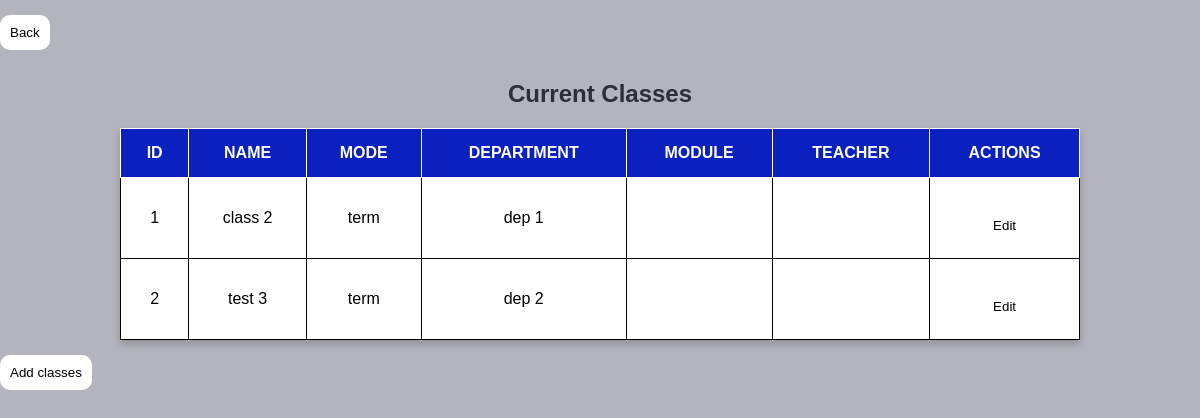
Page /php/viewclass.php (signed in) on the earlier database version.
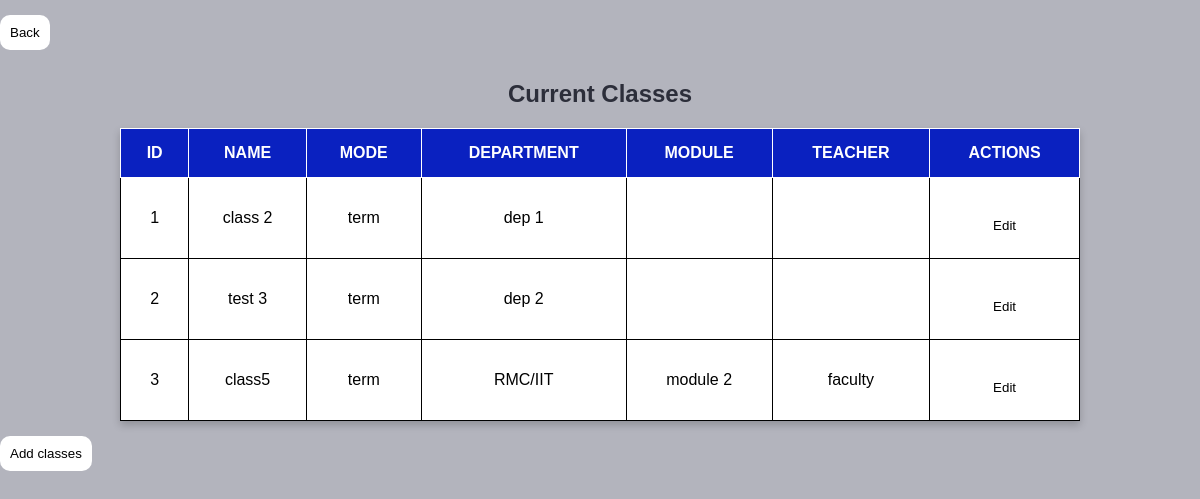
Same page on the later database version.
### tables this page shows
CREATE TABLE `class` (
  `ID` int(11) NOT NULL,
  `NAME` varchar(50) DEFAULT NULL,
  `STUDENT_ID` varchar(50) DEFAULT NULL,
  `TEACHER_ID` varchar(50) DEFAULT NULL,
  `MODULES_ID` varchar(50) DEFAULT NULL,
  `MODE` varchar(10) DEFAULT NULL,
  `DEPARTMENT_ID` int(11) DEFAULT NULL
);

CREATE TABLE `department` (
  `ID` int(11) NOT NULL,
  `NAME` varchar(50) DEFAULT NULL
);

CREATE TABLE `modules` (
  `ID` int(11) NOT NULL,
  `NAME` varchar(50) NOT NULL,
  `YEAR` year(4) DEFAULT NULL,
  `SEMESTER` varchar(50) DEFAULT NULL,
  `TERMS` varchar(50) DEFAULT NULL,
  `STAFF_ID` varchar(50) DEFAULT NULL
);

CREATE TABLE `faculty` (
  `ID` int(11) NOT NULL,
  `NAME` varchar(50) DEFAULT NULL,
  `EMAIL` varchar(50) DEFAULT NULL,
  `PHONE_NUMBER` int(8) DEFAULT NULL,
  `DEPARTMENT` varchar(50) DEFAULT NULL,
  `PASSWORD_HASH` char(60) DEFAULT NULL,
  `CREATED_AT` timestamp(6) NOT NULL DEFAULT current_timestamp(6),
  `UPDATED_AT` timestamp(6) NOT NULL DEFAULT current_timestamp(6),
  `ROLE_ID` varchar(11) DEFAULT NULL
);

### php/viewclass.php (the view, shortened to what this page needs)
<?php
$conn = db_connect();
if ($_SESSION['role'] == 3){
    $redirect = "admin_dashboard.php";
}elseif($_SESSION['role'] == 2)
    $redirect = "faculty_dashboard.php";
$stmt = $conn->prepare("SELECT class.id, class.name as classname, class.mode, department.name as depname, faculty.name as teacher, modules.name as modulename
                        FROM class
                        LEFT JOIN department ON class.department_id=department.id
                        LEFT JOIN faculty ON class.teacher_id=faculty.id
                        LEFT JOIN modules on class.modules_id=modules.id
                        ");
$stmt -> execute();
$result = $stmt->get_result();
$class_info = $result->fetch_all(MYSQLI_ASSOC);
?>
 <!DOCTYPE html>
 <html lang="en">
    <head>
    </head>
    <body>
    <a href="<?php echo $redirect; ?>"><button>Back</button></a>
    <h2> Current Classes </h2>
<table>
    <thead>
        <tr>
            <th>ID</th>
            <th>NAME</th>
            <th>MODE</th>
            <th>DEPARTMENT</th>
            <th>MODULE</th>
            <th>TEACHER</th>
            <th>ACTIONS</th>
        </tr>
    </thead>
    <tbody>
        <?php
        $count = 0;
        foreach ($class_info as $class_info): ?>
            <tr>
                <td><?php echo ($count += 1) ?></td>
                <td><?php echo htmlspecialchars($class_info['classname']); ?></td>
                <td><?php echo htmlspecialchars($class_info['mode']); ?></td>
                <td><?php echo htmlspecialchars($class_info['depname']); ?></td>
                <td><?php echo htmlspecialchars($class_info['modulename']); ?></td>
                <td><?php echo htmlspecialchars($class_info['teacher']); ?></td>
                <td><a href="editclass.php?id=<?php echo $class_info['id']; ?>"><button>Edit</button> </a> <br>
            </tr>
        <?php endforeach; ?>
    </tbody>
</table>
        <div class = "button">
            <a href="newclass.php"><button>Add classes</button></a>
        </div>
                </body>
                </html>

### php/viewclass.php (style rules this page uses)
* { margin: 0; box-sizing: border-box; font-family: sans-serif; }
body { margin-left: auto; margin-right: auto; justify-content: center; align-items: center; height: 100vh; background-color:#b3b4bd; background-size: cover; }
table { margin-left: auto; margin-right: auto; border-collapse: collapse; width: 80%; max-width: 1000px; background-color: #ffffff; box-shadow: 0 4px 8px rgba(0, 0, 0, 0.2); border: 1px solid; }
th, td { padding: 15px; text-align: center; border: 1px solid; }
th { background-color: #0a21c0; color: white; }
h2 { text-align: center; color: #2c2e3a; margin-top: 30px; margin-bottom: 20px; }
button { background: #fff; color: black; padding: 10px; border: 1px solid #2c2e3a; border-radius: 10px; cursor: pointer; margin-top: 15px; border: none; }

Differences in the rows shown:
added class: count "3", NAME "class5", MODE "term", DEPARTMENT_ID.NAME "RMC/IIT", MODULES_ID.NAME "module 2", faculty.NAME "faculty"
